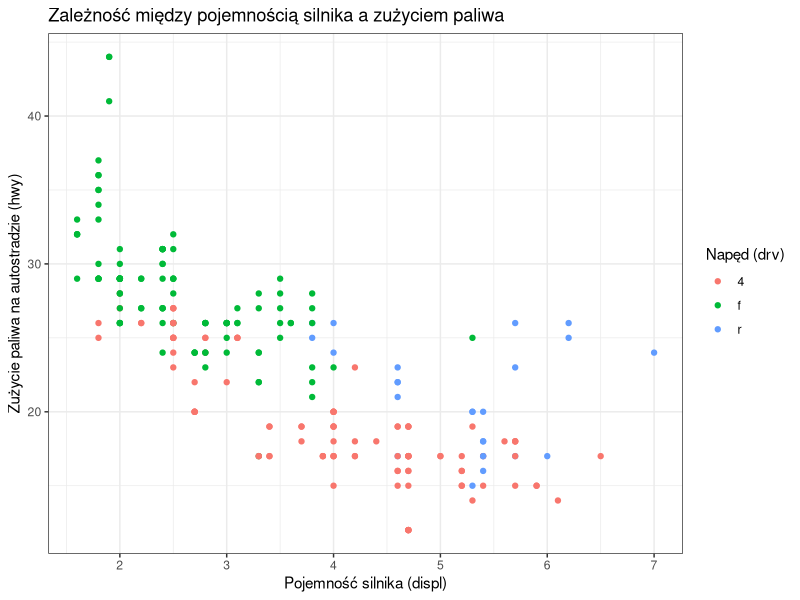

R code for this plot:
install.packages("tidyverse")

library(tidyverse)

data(mpg)

ggplot(data = mpg, aes(x = displ, y = hwy, color = drv)) +
  geom_point() +
  labs(
    title = "Zależność między pojemnością silnika a zużyciem paliwa",
    x = "Pojemność silnika (displ)",
    y = "Zużycie paliwa na autostradzie (hwy)",
    color = "Napęd (drv)"
  ) +
  theme_bw()

a <- 2+2
b<- 'c'